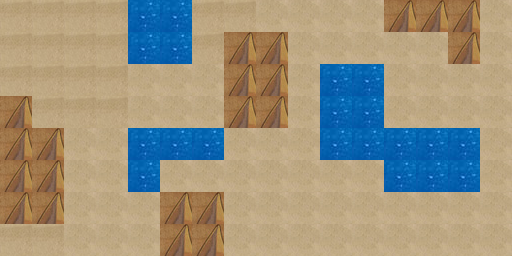

This is a level from a 2D game, rendered from its Tiled map with the project's own tilesets. A one-line summary and the map file follow, with tile-layer data summarised:
An orthogonal 16x8 tile map with 32x32 px tiles, 1 tile layer (MapTest), 2 tilesets and 129 objects.

<map version="1.0" orientation="orthogonal" width="16" height="8" tilewidth="32" tileheight="32">
 <tileset firstgid="1" name="1 (28)" tilewidth="32" tileheight="32" spacing="1" margin="1">
  <image source="image/1 (28).jpg" width="1024" height="615" />
 </tileset>
 <tileset firstgid="559" name="water" tilewidth="32" tileheight="32">
  <image source="iamge/water.png" width="32" height="32" />
 </tileset>
 <layer name="MapTest" width="16" height="8">
  <data>[128 cells, 128 non-empty, 4 distinct tile ids]</data>
 </layer>
 <objectgroup name="land" width="16" height="8" visible="0">
  <object x="637" y="79" />
  <object x="14" y="15" />
  <object x="46" y="17" />
  <object x="80" y="15" />
  <object x="109" y="17" />
  <object x="12" y="46" />
  <object x="47" y="48" />
  <object x="79" y="49" />
  <object x="112" y="49" />
  <object x="13" y="78" />
  <object x="49" y="78" />
  <object x="81" y="79" />
  <object x="113" y="80" />
  <object x="143" y="80" />
  <object x="174" y="81" />
  <object x="207" y="81" />
  <object x="47" y="112" />
  <object x="111" y="110" />
  <object x="145" y="111" />
  <object x="177" y="113" />
  <object x="204" y="113" />
  <object x="79" y="147" />
  <object x="111" y="146" />
  <object x="79" y="177" />
  <object x="111" y="179" />
  <object x="79" y="209" />
  <object x="113" y="208" />
  <object x="142" y="210" />
  <object x="16" y="242" />
  <object x="47" y="243" />
  <object x="79" y="241" />
  <object x="111" y="242" />
  <object x="143" y="242" />
  <object x="176" y="176" />
  <object x="207" y="176" />
  <object x="206" y="47" />
  <object x="207" y="17" />
  <object x="239" y="13" />
  <object x="271" y="13" />
  <object x="303" y="15" />
  <object x="335" y="17" />
  <object x="366" y="16" />
  <object x="303" y="47" />
  <object x="336" y="45" />
  <object x="369" y="45" />
  <object x="400" y="47" />
  <object x="433" y="47" />
  <object x="303" y="82" />
  <object x="301" y="111" />
  <object x="299" y="141" />
  <object x="239" y="143" />
  <object x="269" y="141" />
  <object x="238" y="175" />
  <object x="270" y="177" />
  <object x="303" y="177" />
  <object x="335" y="177" />
  <object x="368" y="173" />
  <object x="240" y="207" />
  <object x="271" y="209" />
  <object x="301" y="208" />
  <object x="337" y="207" />
  <object x="366" y="208" />
  <object x="399" y="210" />
  <object x="431" y="209" />
  <object x="243" y="237" />
  <object x="273" y="237" />
  <object x="301" y="239" />
  <object x="335" y="237" />
  <object x="363" y="239" />
  <object x="400" y="239" />
  <object x="433" y="241" />
  <object x="461" y="240" />
  <object x="494" y="239" />
  <object x="463" y="207" />
  <object x="495" y="208" />
  <object x="495" y="173" />
  <object x="495" y="143" />
  <object x="399" y="107" />
  <object x="430" y="111" />
  <object x="465" y="110" />
  <object x="494" y="109" />
  <object x="400" y="79" />
  <object x="431" y="80" />
  <object x="466" y="81" />
  <object x="495" y="81" />
  <object x="495" y="14" />
  <object x="79" y="113" />
  <object x="495" y="48" />
 </objectgroup>
 <objectgroup name="water" width="16" height="8" visible="0">
  <object x="143" y="47" />
  <object x="142" y="15" />
  <object x="175" y="16" />
  <object x="173" y="47" />
  <object x="142" y="144" />
  <object x="175" y="144" />
  <object x="207" y="144" />
  <object x="143" y="174" />
  <object x="336" y="79" />
  <object x="367" y="79" />
  <object x="335" y="111" />
  <object x="367" y="113" />
  <object x="336" y="142" />
  <object x="368" y="144" />
  <object x="398" y="142" />
  <object x="431" y="143" />
  <object x="462" y="143" />
  <object x="400" y="175" />
  <object x="431" y="176" />
  <object x="462" y="175" />
 </objectgroup>
 <objectgroup name="mountain" width="16" height="8">
  <object x="15" y="111" />
  <object x="14" y="146" />
  <object x="47" y="144" />
  <object x="15" y="174" />
  <object x="47" y="176" />
  <object x="17" y="206" />
  <object x="47" y="207" />
  <object x="176" y="208" />
  <object x="209" y="208" />
  <object x="177" y="239" />
  <object x="209" y="239" />
  <object x="240" y="47" />
  <object x="273" y="47" />
  <object x="240" y="82" />
  <object x="272" y="83" />
  <object x="241" y="112" />
  <object x="273" y="111" />
  <object x="401" y="15" />
  <object x="434" y="15" />
  <object x="463" y="14" />
  <object x="464" y="48" />
 </objectgroup>
</map>